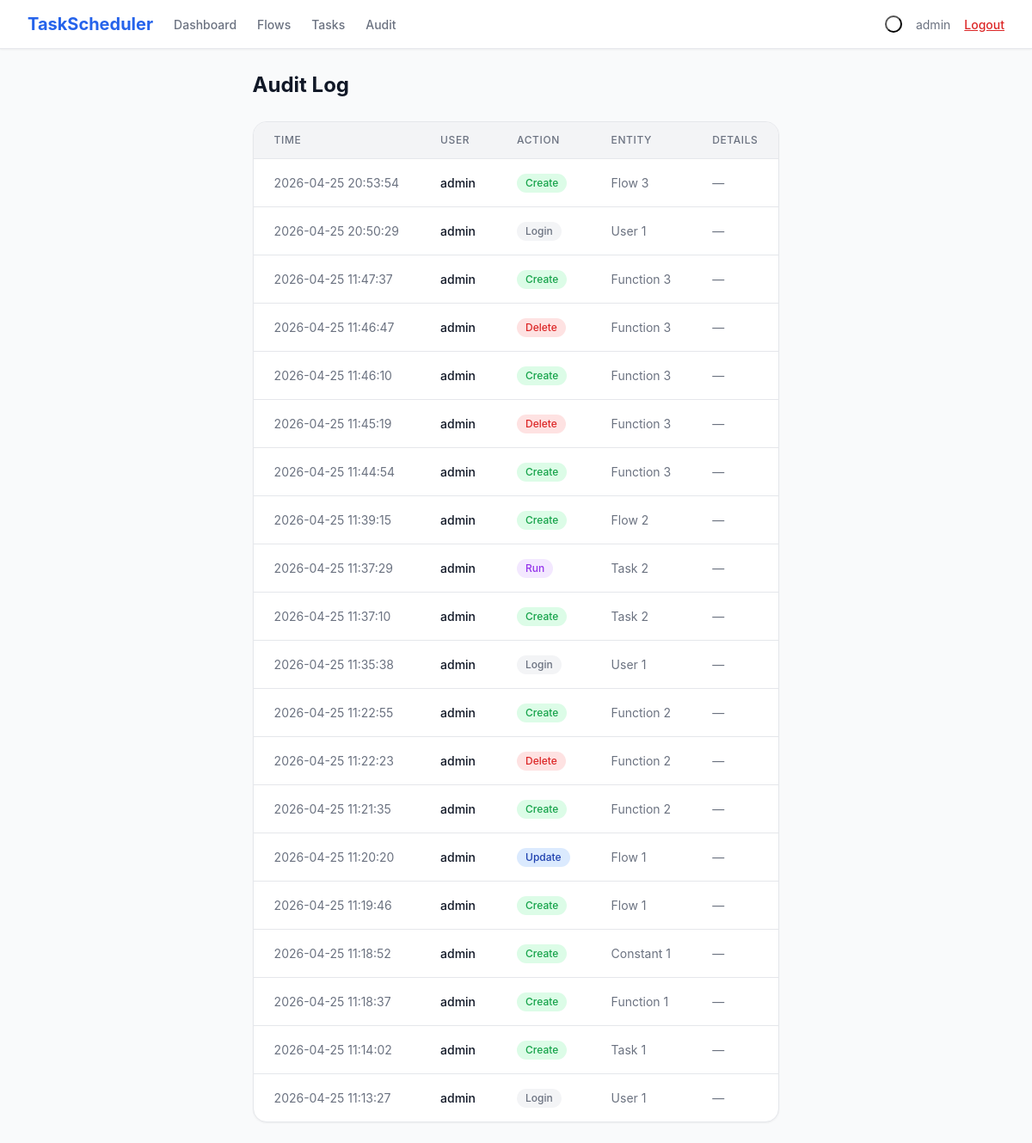
The app's page /audit-log (signed in), older data.
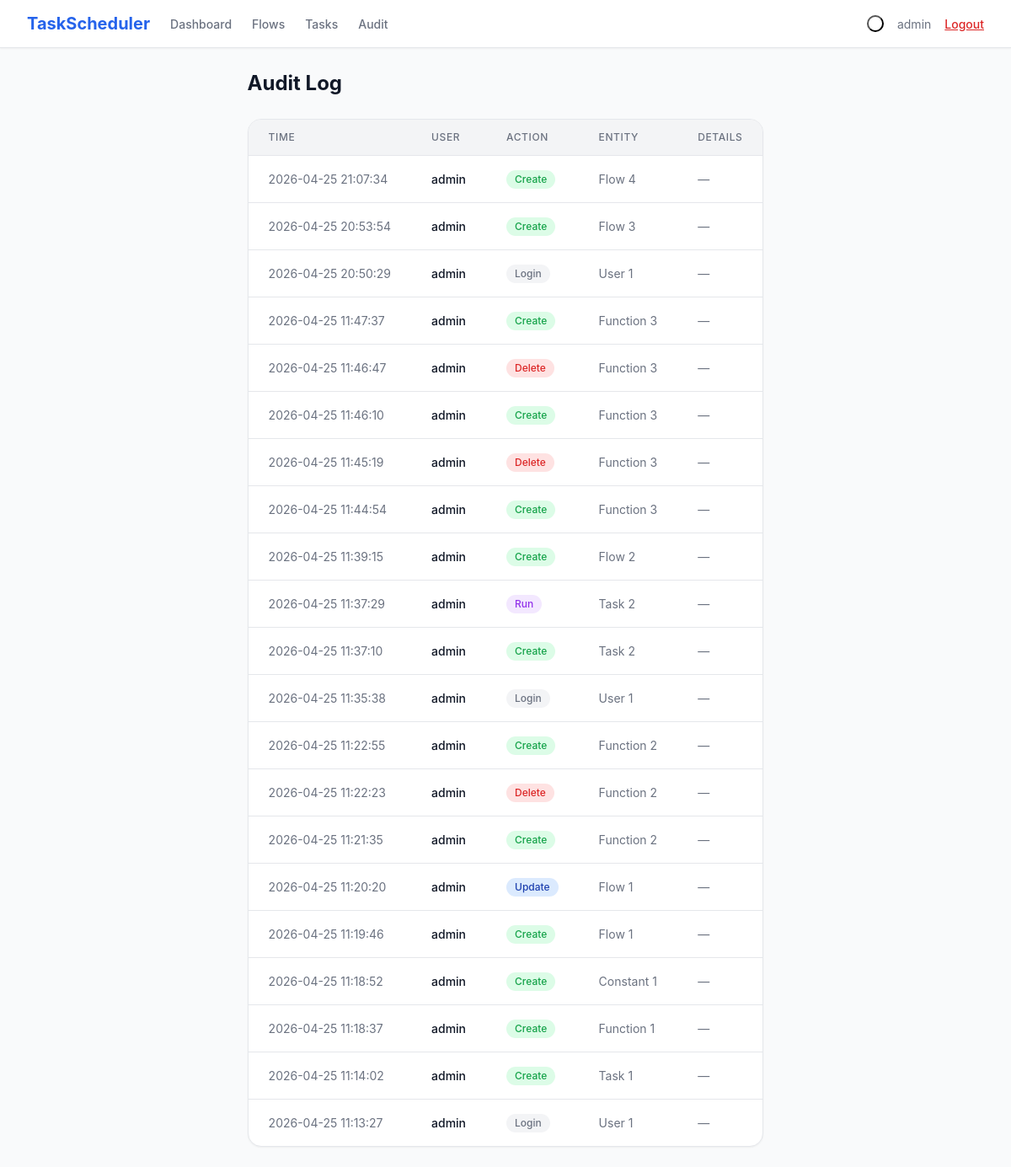
The same page, newer data.
### models.py (models this page shows)
class AuditLog(db.Model):
    __tablename__ = 'audit_logs'
    id = db.Column(db.Integer, primary_key=True)
    timestamp = db.Column(db.DateTime, default=datetime.utcnow)
    username = db.Column(db.String(80), nullable=False)
    action = db.Column(db.String(50), nullable=False)
    entity_type = db.Column(db.String(50), nullable=False)
    entity_id = db.Column(db.Integer, nullable=True)
    details = db.Column(db.Text, nullable=True)

### app.py (the view)
@app.route('/audit-log')
@login_required
def audit_log():
    page = request.args.get('page', 1, type=int)
    per_page = 50
    logs = AuditLog.query.order_by(AuditLog.timestamp.desc()).paginate(
        page=page, per_page=per_page, error_out=False
    )
    return render_template('audit_log.html', logs=logs)

### app.py (called while the page is built)
def login_required(f):
    @wraps(f)
    def decorated_function(*args, **kwargs):
        if 'user_id' not in session:
            if request.is_json or request.path.startswith('/api/'):
                return jsonify({'error': 'Unauthorized'}), 401
            return redirect(url_for('login'))
        return f(*args, **kwargs)
    return decorated_function

### templates/audit_log.html (shortened to what this page needs)
{% extends "base.html" %}
{% block content %}
<div class="space-y-6">
    <div class="flex items-center justify-between">
        <h1 class="text-2xl font-bold text-body">Audit Log</h1>
    </div>
    <div class="card table-wrap">
        <table>
            <thead>
                <tr>
                    <th>Time</th>
                    <th>User</th>
                    <th>Action</th>
                    <th>Entity</th>
                    <th>Details</th>
                </tr>
            </thead>
            <tbody>
                {% for log in logs.items %}
                <tr>
                    <td class="text-muted whitespace-nowrap">{{ log.timestamp.strftime('%Y-%m-%d %H:%M:%S') }}</td>
                    <td class="font-medium text-body">{{ log.username }}</td>
                    <td>
                        <span class="badge
                            {% if log.action in ['create', 'import'] %}badge-green
                            {% elif log.action in ['update', 'enable'] %}badge-blue
                            {% elif log.action in ['delete', 'disable'] %}badge-red
                            {% elif log.action == 'run' %}badge-purple
                            {% else %}badge-gray{% endif %}">
                            {{ log.action|title }}
                        </span>
                    </td>
                    <td class="text-muted">{{ log.entity_type|title }} {{ log.entity_id or '' }}</td>
                    <td class="text-muted max-w-xs truncate">{{ log.details or '—' }}</td>
                </tr>
                {% endfor %}
            </tbody>
        </table>
    </div>
</div>
{% endblock %}

Row changes from the older to the newer data that the page shows:
added AuditLog: timestamp "2026-04-25 21:07:34", username "admin", action "Create", entity_type "Flow", entity "4", details "—"
